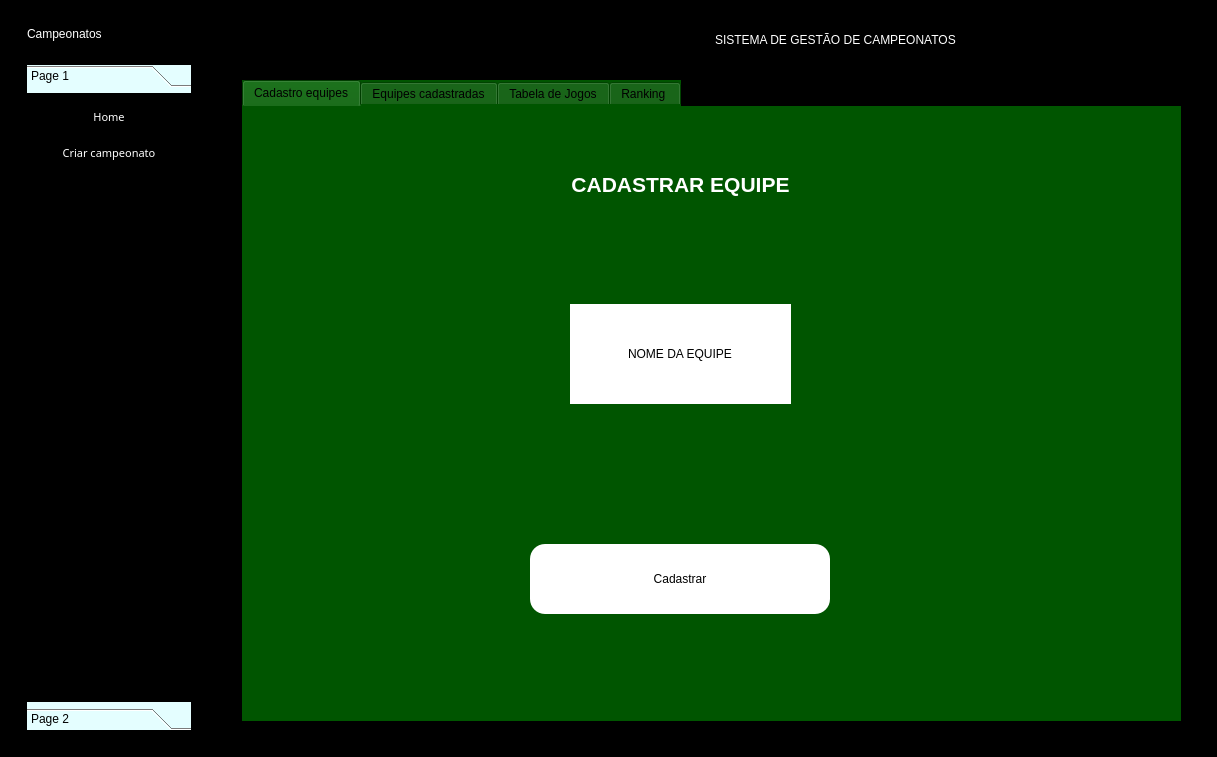
<?xml version="1.0" encoding="UTF-8"?>
<ui version="4.0">
 <class>MainWindow</class>
 <widget class="QMainWindow" name="MainWindow">
  <property name="geometry">
   <rect>
    <x>0</x>
    <y>0</y>
    <width>1217</width>
    <height>757</height>
   </rect>
  </property>
  <property name="sizePolicy">
   <sizepolicy hsizetype="Preferred" vsizetype="Expanding">
    <horstretch>0</horstretch>
    <verstretch>0</verstretch>
   </sizepolicy>
  </property>
  <property name="windowTitle">
   <string>MainWindow</string>
  </property>
  <property name="styleSheet">
   <string notr="true">font: 87 8pt &quot;Arial Black&quot;;
background-color: rgb(0, 0, 0);</string>
  </property>
  <widget class="QWidget" name="centralwidget">
   <property name="styleSheet">
    <string notr="true">*{
border:none;
}
Qlabel {
	color: rgb(255,255,255);
}</string>
   </property>
   <layout class="QHBoxLayout" name="horizontalLayout">
    <item>
     <widget class="QFrame" name="esquerda">
      <property name="maximumSize">
       <size>
        <width>200</width>
        <height>16777215</height>
       </size>
      </property>
      <property name="cursor">
       <cursorShape>PointingHandCursor</cursorShape>
      </property>
      <property name="styleSheet">
       <string notr="true">Qframe{
	background-color: rgb(65,65,65);
}
QToolBox{
text-align: left;
	background-color: rgb(228,254,255);
}

QToolBox:::tab{
	border-radius: 5px;
	
	background-color: rgb(194,232,255);
	text-align: left;
}</string>
      </property>
      <property name="frameShape">
       <enum>QFrame::StyledPanel</enum>
      </property>
      <property name="frameShadow">
       <enum>QFrame::Raised</enum>
      </property>
      <layout class="QVBoxLayout" name="verticalLayout_2">
       <item>
        <widget class="QFrame" name="frame">
         <property name="frameShape">
          <enum>QFrame::StyledPanel</enum>
         </property>
         <property name="frameShadow">
          <enum>QFrame::Raised</enum>
         </property>
         <layout class="QHBoxLayout" name="horizontalLayout_4">
          <item>
           <widget class="QLabel" name="label_3">
            <property name="text">
             <string>&lt;html&gt;&lt;head/&gt;&lt;body&gt;&lt;p&gt;&lt;span style=&quot; color:#ffffff;&quot;&gt;Campeonatos&lt;/span&gt;&lt;/p&gt;&lt;/body&gt;&lt;/html&gt;</string>
            </property>
           </widget>
          </item>
         </layout>
        </widget>
       </item>
       <item>
        <widget class="QFrame" name="frame_2">
         <property name="maximumSize">
          <size>
           <width>200</width>
           <height>16777215</height>
          </size>
         </property>
         <property name="styleSheet">
          <string notr="true">Qframe{
	background-color: rgb(65,65,65);
}
QToolBox{
text-align: left;
	background-color: rgb(228,254,255);
}

QToolBox:::tab{
	border-radius: 5px;
	
	background-color: rgb(194,232,255);
	text-align: left;
}</string>
         </property>
         <property name="frameShape">
          <enum>QFrame::StyledPanel</enum>
         </property>
         <property name="frameShadow">
          <enum>QFrame::Raised</enum>
         </property>
         <layout class="QVBoxLayout" name="verticalLayout_3">
          <item>
           <widget class="QToolBox" name="toolBox">
            <property name="maximumSize">
             <size>
              <width>200</width>
              <height>16777215</height>
             </size>
            </property>
            <property name="styleSheet">
             <string notr="true">QPushButton:hover{
	background-color: rgb(65,65,65);
	border-top-left-radius:15px
}
QPushButton{
	color: rgb(255,255,255);
}</string>
            </property>
            <property name="currentIndex">
             <number>0</number>
            </property>
            <widget class="QWidget" name="page">
             <property name="geometry">
              <rect>
               <x>0</x>
               <y>0</y>
               <width>156</width>
               <height>578</height>
              </rect>
             </property>
             <attribute name="label">
              <string>Page 1</string>
             </attribute>
             <layout class="QVBoxLayout" name="verticalLayout_4">
              <item>
               <widget class="QPushButton" name="pushButton">
                <property name="minimumSize">
                 <size>
                  <width>0</width>
                  <height>30</height>
                 </size>
                </property>
                <property name="sizeIncrement">
                 <size>
                  <width>0</width>
                  <height>30</height>
                 </size>
                </property>
                <property name="font">
                 <font>
                  <family>Arial Black</family>
                  <pointsize>8</pointsize>
                  <weight>10</weight>
                  <italic>false</italic>
                  <bold>false</bold>
                 </font>
                </property>
                <property name="text">
                 <string>Home</string>
                </property>
               </widget>
              </item>
              <item>
               <widget class="QPushButton" name="pushButton_2">
                <property name="minimumSize">
                 <size>
                  <width>0</width>
                  <height>30</height>
                 </size>
                </property>
                <property name="sizeIncrement">
                 <size>
                  <width>0</width>
                  <height>30</height>
                 </size>
                </property>
                <property name="font">
                 <font>
                  <family>Arial Black</family>
                  <pointsize>8</pointsize>
                  <weight>10</weight>
                  <italic>false</italic>
                  <bold>false</bold>
                 </font>
                </property>
                <property name="text">
                 <string>Criar campeonato</string>
                </property>
               </widget>
              </item>
              <item>
               <spacer name="verticalSpacer">
                <property name="orientation">
                 <enum>Qt::Vertical</enum>
                </property>
                <property name="sizeHint" stdset="0">
                 <size>
                  <width>20</width>
                  <height>40</height>
                 </size>
                </property>
               </spacer>
              </item>
             </layout>
            </widget>
            <widget class="QWidget" name="page_2">
             <property name="geometry">
              <rect>
               <x>0</x>
               <y>0</y>
               <width>156</width>
               <height>578</height>
              </rect>
             </property>
             <attribute name="label">
              <string>Page 2</string>
             </attribute>
             <widget class="QLabel" name="label_4">
              <property name="geometry">
               <rect>
                <x>-10</x>
                <y>60</y>
                <width>171</width>
                <height>281</height>
               </rect>
              </property>
              <property name="text">
               <string>&lt;html&gt;&lt;head/&gt;&lt;body&gt;&lt;p align=&quot;center&quot;&gt;&lt;span style=&quot; font-size:7pt; font-weight:600; color:#ffffff;&quot;&gt;Construído por:&lt;/span&gt;&lt;/p&gt;&lt;p align=&quot;center&quot;&gt;&lt;span style=&quot; font-size:7pt; font-weight:600; color:#ffffff;&quot;&gt;Graciele Pontes,&lt;/span&gt;&lt;/p&gt;&lt;p align=&quot;center&quot;&gt;&lt;span style=&quot; font-size:7pt; font-weight:600; color:#ffffff;&quot;&gt;Guilherme Florêncio,&lt;/span&gt;&lt;/p&gt;&lt;p align=&quot;center&quot;&gt;&lt;span style=&quot; font-size:7pt; font-weight:600; color:#ffffff;&quot;&gt;Jonathan Souza,&lt;/span&gt;&lt;/p&gt;&lt;p align=&quot;center&quot;&gt;&lt;span style=&quot; font-size:7pt; font-weight:600; color:#ffffff;&quot;&gt;Mateus Eider &amp;amp;&lt;/span&gt;&lt;/p&gt;&lt;p align=&quot;center&quot;&gt;&lt;span style=&quot; font-size:7pt; font-weight:600; color:#ffffff;&quot;&gt;Moises Nascimento.&lt;/span&gt;&lt;/p&gt;&lt;/body&gt;&lt;/html&gt;</string>
              </property>
             </widget>
            </widget>
           </widget>
          </item>
         </layout>
        </widget>
       </item>
      </layout>
     </widget>
    </item>
    <item>
     <widget class="QFrame" name="direita_frame">
      <property name="styleSheet">
       <string notr="true">Qframe{
	background-color: rgb(65,65,65);
}
QToolBox{
text-align: left;
	background-color: rgb(228,254,255);
}

QToolBox:::tab{
	border-radius: 5px;
	
	background-color: rgb(194,232,255);
	text-align: left;
}</string>
      </property>
      <property name="frameShape">
       <enum>QFrame::StyledPanel</enum>
      </property>
      <property name="frameShadow">
       <enum>QFrame::Raised</enum>
      </property>
      <layout class="QVBoxLayout" name="verticalLayout">
       <item>
        <widget class="QFrame" name="meio_frame">
         <property name="frameShape">
          <enum>QFrame::StyledPanel</enum>
         </property>
         <property name="frameShadow">
          <enum>QFrame::Raised</enum>
         </property>
        </widget>
       </item>
       <item>
        <widget class="QFrame" name="cabecalho_frame">
         <property name="frameShape">
          <enum>QFrame::StyledPanel</enum>
         </property>
         <property name="frameShadow">
          <enum>QFrame::Raised</enum>
         </property>
         <layout class="QHBoxLayout" name="horizontalLayout_2">
          <item alignment="Qt::AlignLeft">
           <widget class="QPushButton" name="btn_toggle">
            <property name="text">
             <string/>
            </property>
            <property name="icon">
             <iconset>
              <normaloff>../../../Downloads/clipart365828.png</normaloff>../../../Downloads/clipart365828.png</iconset>
            </property>
            <property name="iconSize">
             <size>
              <width>40</width>
              <height>40</height>
             </size>
            </property>
           </widget>
          </item>
          <item>
           <widget class="QLabel" name="label">
            <property name="text">
             <string>&lt;html&gt;&lt;head/&gt;&lt;body&gt;&lt;p&gt;&lt;span style=&quot; color:#ffffff;&quot;&gt;SISTEMA DE GESTÃO DE CAMPEONATOS&lt;/span&gt;&lt;/p&gt;&lt;/body&gt;&lt;/html&gt;</string>
            </property>
           </widget>
          </item>
         </layout>
        </widget>
       </item>
       <item>
        <widget class="QFrame" name="rodape_frame">
         <property name="sizePolicy">
          <sizepolicy hsizetype="Preferred" vsizetype="Expanding">
           <horstretch>0</horstretch>
           <verstretch>0</verstretch>
          </sizepolicy>
         </property>
         <property name="frameShape">
          <enum>QFrame::StyledPanel</enum>
         </property>
         <property name="frameShadow">
          <enum>QFrame::Raised</enum>
         </property>
         <layout class="QVBoxLayout" name="verticalLayout_6">
          <item>
           <widget class="QStackedWidget" name="pages">
            <property name="currentIndex">
             <number>1</number>
            </property>
            <widget class="QWidget" name="pg_home">
             <layout class="QVBoxLayout" name="verticalLayout_5">
              <item>
               <widget class="QLabel" name="label_2">
                <property name="styleSheet">
                 <string notr="true">background-image: url(:/icons/icons/futebol (1).jpg);</string>
                </property>
                <property name="text">
                 <string>&lt;html&gt;&lt;head/&gt;&lt;body&gt;&lt;p align=&quot;center&quot;&gt;&lt;span style=&quot; font-size:28pt; font-weight:600; color:#ffffff;&quot;&gt;GESTÃO DE CAMPEONATOS &lt;/span&gt;&lt;/p&gt;&lt;p align=&quot;center&quot;&gt;&lt;span style=&quot; color:#ffffff;&quot;&gt;&lt;br/&gt;&lt;/span&gt;&lt;/p&gt;&lt;p align=&quot;center&quot;&gt;&lt;span style=&quot; font-size:28pt; font-weight:600; color:#ffffff;&quot;&gt;UTILIZANDO SISTEMA DE PONTOS&lt;/span&gt;&lt;/p&gt;&lt;/body&gt;&lt;/html&gt;</string>
                </property>
               </widget>
              </item>
             </layout>
            </widget>
            <widget class="QWidget" name="pg_cadastro">
             <layout class="QVBoxLayout" name="verticalLayout_7">
              <item>
               <widget class="QTabWidget" name="tabWidget">
                <property name="toolTip">
                 <string>&lt;html&gt;&lt;head/&gt;&lt;body&gt;&lt;p&gt; KDMCKDCKCM&lt;/p&gt;&lt;/body&gt;&lt;/html&gt;</string>
                </property>
                <property name="styleSheet">
                 <string notr="true">background-color: rgb(0, 85, 0);</string>
                </property>
                <property name="currentIndex">
                 <number>0</number>
                </property>
                <widget class="QWidget" name="widget">
                 <attribute name="title">
                  <string>Cadastro equipes</string>
                 </attribute>
                 <layout class="QVBoxLayout" name="verticalLayout_12">
                  <item>
                   <widget class="QFrame" name="frame_5">
                    <property name="frameShape">
                     <enum>QFrame::StyledPanel</enum>
                    </property>
                    <property name="frameShadow">
                     <enum>QFrame::Raised</enum>
                    </property>
                    <layout class="QVBoxLayout" name="verticalLayout_11">
                     <item>
                      <widget class="QFrame" name="cadastroequipe">
                       <property name="styleSheet">
                        <string notr="true">background-color: rgb(0, 85, 0);</string>
                       </property>
                       <property name="frameShape">
                        <enum>QFrame::StyledPanel</enum>
                       </property>
                       <property name="frameShadow">
                        <enum>QFrame::Raised</enum>
                       </property>
                       <widget class="QLabel" name="label_6">
                        <property name="geometry">
                         <rect>
                          <x>260</x>
                          <y>30</y>
                          <width>321</width>
                          <height>61</height>
                         </rect>
                        </property>
                        <property name="text">
                         <string>&lt;html&gt;&lt;head/&gt;&lt;body&gt;&lt;p align=&quot;center&quot;&gt;&lt;span style=&quot; font-size:16pt; font-weight:600; color:#ffffff;&quot;&gt;CADASTRAR EQUIPE&lt;/span&gt;&lt;/p&gt;&lt;/body&gt;&lt;/html&gt;</string>
                        </property>
                       </widget>
                       <widget class="QLineEdit" name="lineEdit">
                        <property name="geometry">
                         <rect>
                          <x>310</x>
                          <y>180</y>
                          <width>221</width>
                          <height>100</height>
                         </rect>
                        </property>
                        <property name="minimumSize">
                         <size>
                          <width>0</width>
                          <height>100</height>
                         </size>
                        </property>
                        <property name="styleSheet">
                         <string notr="true">
background-color: rgb(255, 255, 255);</string>
                        </property>
                        <property name="text">
                         <string>NOME DA EQUIPE</string>
                        </property>
                        <property name="alignment">
                         <set>Qt::AlignCenter</set>
                        </property>
                       </widget>
                       <widget class="QPushButton" name="pushButton_3">
                        <property name="geometry">
                         <rect>
                          <x>270</x>
                          <y>420</y>
                          <width>300</width>
                          <height>70</height>
                         </rect>
                        </property>
                        <property name="minimumSize">
                         <size>
                          <width>300</width>
                          <height>70</height>
                         </size>
                        </property>
                        <property name="maximumSize">
                         <size>
                          <width>160</width>
                          <height>28</height>
                         </size>
                        </property>
                        <property name="styleSheet">
                         <string notr="true">QPushButton:hover{
	background-color: rgb(0,170,255);
	border-radius: 15px;
	color:#fff
}

QPushButton{
		border-radius: 15px;
	background-color: rgb(255,255,255);
}
</string>
                        </property>
                        <property name="text">
                         <string>Cadastrar</string>
                        </property>
                        <property name="iconSize">
                         <size>
                          <width>40</width>
                          <height>40</height>
                         </size>
                        </property>
                       </widget>
                      </widget>
                     </item>
                    </layout>
                   </widget>
                  </item>
                 </layout>
                </widget>
                <widget class="QWidget" name="tab_2">
                 <attribute name="title">
                  <string>Equipes cadastradas</string>
                 </attribute>
                 <layout class="QVBoxLayout" name="verticalLayout_8">
                  <item>
                   <widget class="QFrame" name="frame_3">
                    <property name="frameShape">
                     <enum>QFrame::StyledPanel</enum>
                    </property>
                    <property name="frameShadow">
                     <enum>QFrame::Raised</enum>
                    </property>
                    <layout class="QVBoxLayout" name="verticalLayout_10">
                     <item>
                      <widget class="QFrame" name="frame_4">
                       <property name="frameShape">
                        <enum>QFrame::StyledPanel</enum>
                       </property>
                       <property name="frameShadow">
                        <enum>QFrame::Raised</enum>
                       </property>
                       <layout class="QVBoxLayout" name="verticalLayout_13">
                        <item>
                         <widget class="QLabel" name="label_5">
                          <property name="text">
                           <string>&lt;html&gt;&lt;head/&gt;&lt;body&gt;&lt;p align=&quot;center&quot;&gt;&lt;span style=&quot; font-size:16pt; font-weight:600; color:#ffffff;&quot;&gt;EQUIPES REGISTRADAS&lt;/span&gt;&lt;/p&gt;&lt;/body&gt;&lt;/html&gt;</string>
                          </property>
                         </widget>
                        </item>
                        <item>
                         <widget class="QTableWidget" name="tableWidget">
                          <property name="styleSheet">
                           <string notr="true">QHeaderView::section{
background-color:rgb(148,148,148);
	color:rgb(255,255,255);
	font 10pt &quot;MS Shell Dlg 2&quot;;
}

QTableWidget{
	background-color(252,252,252);
}</string>
                          </property>
                          <column>
                           <property name="text">
                            <string>Nomes</string>
                           </property>
                          </column>
                         </widget>
                        </item>
                       </layout>
                      </widget>
                     </item>
                     <item alignment="Qt::AlignHCenter">
                      <widget class="QPushButton" name="btnexcluir">
                       <property name="minimumSize">
                        <size>
                         <width>200</width>
                         <height>50</height>
                        </size>
                       </property>
                       <property name="styleSheet">
                        <string notr="true">QPushButton:hover{
	background-color: rgb(0,170,255);
	border-radius: 15px;
	color:#fff
}

QPushButton{
		border-radius: 15px;
	background-color: rgb(255,255,255);
}</string>
                       </property>
                       <property name="text">
                        <string>Excluir</string>
                       </property>
                      </widget>
                     </item>
                     <item alignment="Qt::AlignHCenter|Qt::AlignVCenter">
                      <widget class="QPushButton" name="btneditar">
                       <property name="minimumSize">
                        <size>
                         <width>200</width>
                         <height>50</height>
                        </size>
                       </property>
                       <property name="styleSheet">
                        <string notr="true">QPushButton:hover{
	background-color: rgb(0,170,255);
	border-radius: 15px;
	color:#fff
}

QPushButton{
		border-radius: 15px;
	background-color: rgb(255,255,255);
}</string>
                       </property>
                       <property name="text">
                        <string>Editar</string>
                       </property>
                      </widget>
                     </item>
                    </layout>
                   </widget>
                  </item>
                 </layout>
                </widget>
                <widget class="QWidget" name="widget">
                 <attribute name="title">
                  <string>Tabela de Jogos</string>
                 </attribute>
                 <layout class="QVBoxLayout" name="verticalLayout_9">
                  <item>
                   <widget class="QFrame" name="frame_7">
                    <property name="frameShape">
                     <enum>QFrame::StyledPanel</enum>
                    </property>
                    <property name="frameShadow">
                     <enum>QFrame::Raised</enum>
                    </property>
                    <widget class="QFrame" name="frame_8">
                     <property name="geometry">
                      <rect>
                       <x>30</x>
                       <y>0</y>
                       <width>781</width>
                       <height>71</height>
                      </rect>
                     </property>
                     <property name="frameShape">
                      <enum>QFrame::StyledPanel</enum>
                     </property>
                     <property name="frameShadow">
                      <enum>QFrame::Raised</enum>
                     </property>
                     <widget class="QLabel" name="label_8">
                      <property name="geometry">
                       <rect>
                        <x>250</x>
                        <y>10</y>
                        <width>301</width>
                        <height>51</height>
                       </rect>
                      </property>
                      <property name="text">
                       <string>&lt;html&gt;&lt;head/&gt;&lt;body&gt;&lt;p align=&quot;center&quot;&gt;&lt;span style=&quot; font-size:16pt; font-weight:600; color:#ffffff;&quot;&gt;TABELA DE JOGOS&lt;/span&gt;&lt;/p&gt;&lt;/body&gt;&lt;/html&gt;</string>
                      </property>
                     </widget>
                    </widget>
                    <widget class="QTableWidget" name="tableWidget_2">
                     <property name="geometry">
                      <rect>
                       <x>0</x>
                       <y>90</y>
                       <width>871</width>
                       <height>441</height>
                      </rect>
                     </property>
                     <property name="minimumSize">
                      <size>
                       <width>661</width>
                       <height>0</height>
                      </size>
                     </property>
                     <property name="styleSheet">
                      <string notr="true">QHeaderView::section{
background-color:rgb(148,148,148);
	color:rgb(255,255,255);
	font 10pt &quot;MS Shell Dlg 2&quot;;
}

QTableWidget{
	background-color(252,252,252);
}</string>
                     </property>
                     <column>
                      <property name="text">
                       <string>Equipe 1</string>
                      </property>
                     </column>
                     <column>
                      <property name="text">
                       <string>Equipe 2</string>
                      </property>
                     </column>
                     <column>
                      <property name="text">
                       <string>Horário</string>
                      </property>
                     </column>
                     <column>
                      <property name="text">
                       <string>Data</string>
                      </property>
                     </column>
                     <column>
                      <property name="text">
                       <string>Placar</string>
                      </property>
                     </column>
                     <column>
                      <property name="text">
                       <string>Vencedor</string>
                      </property>
                     </column>
                    </widget>
                   </widget>
                  </item>
                 </layout>
                </widget>
                <widget class="QWidget" name="tab">
                 <attribute name="title">
                  <string>Ranking </string>
                 </attribute>
                 <layout class="QVBoxLayout" name="verticalLayout_15">
                  <item>
                   <widget class="QFrame" name="frame_6">
                    <property name="frameShape">
                     <enum>QFrame::StyledPanel</enum>
                    </property>
                    <property name="frameShadow">
                     <enum>QFrame::Raised</enum>
                    </property>
                    <layout class="QVBoxLayout" name="verticalLayout_14"/>
                   </widget>
                  </item>
                  <item>
                   <widget class="QLabel" name="label_7">
                    <property name="text">
                     <string>&lt;html&gt;&lt;head/&gt;&lt;body&gt;&lt;p align=&quot;center&quot;&gt;&lt;span style=&quot; font-size:16pt; font-weight:600; color:#ffffff;&quot;&gt;RANKING FINAL&lt;/span&gt;&lt;/p&gt;&lt;/body&gt;&lt;/html&gt;</string>
                    </property>
                   </widget>
                  </item>
                  <item>
                   <widget class="QTableWidget" name="tableWidget_3">
                    <property name="styleSheet">
                     <string notr="true">QHeaderView::section{
background-color:rgb(148,148,148);
	color:rgb(255,255,255);
	font 10pt &quot;MS Shell Dlg 2&quot;;
}

QTableWidget{
	background-color(252,252,252);
}</string>
                    </property>
                    <column>
                     <property name="text">
                      <string>Equipe</string>
                     </property>
                    </column>
                    <column>
                     <property name="text">
                      <string>Total de Pontos</string>
                     </property>
                    </column>
                   </widget>
                  </item>
                 </layout>
                </widget>
               </widget>
              </item>
             </layout>
            </widget>
           </widget>
          </item>
         </layout>
        </widget>
       </item>
      </layout>
     </widget>
    </item>
   </layout>
  </widget>
 </widget>
 <resources>
  <include location="icons_.qrc"/>
 </resources>
 <connections/>
</ui>
